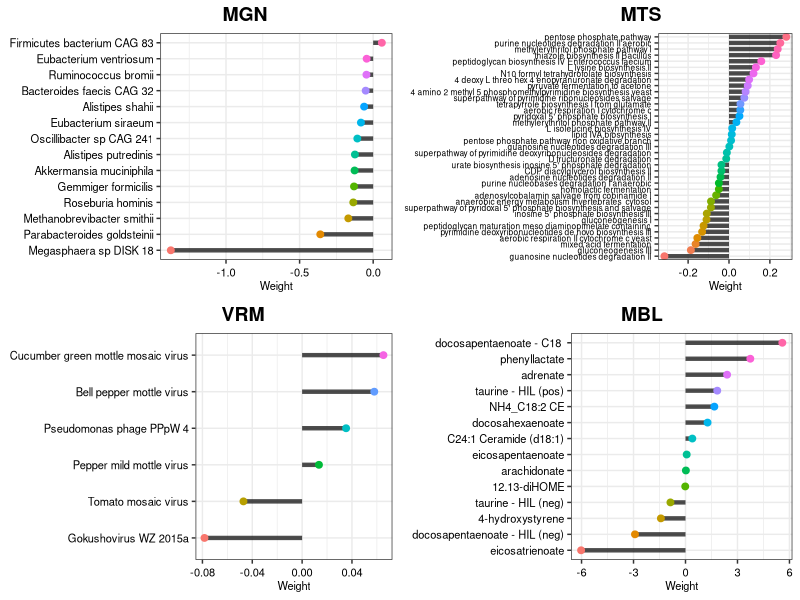
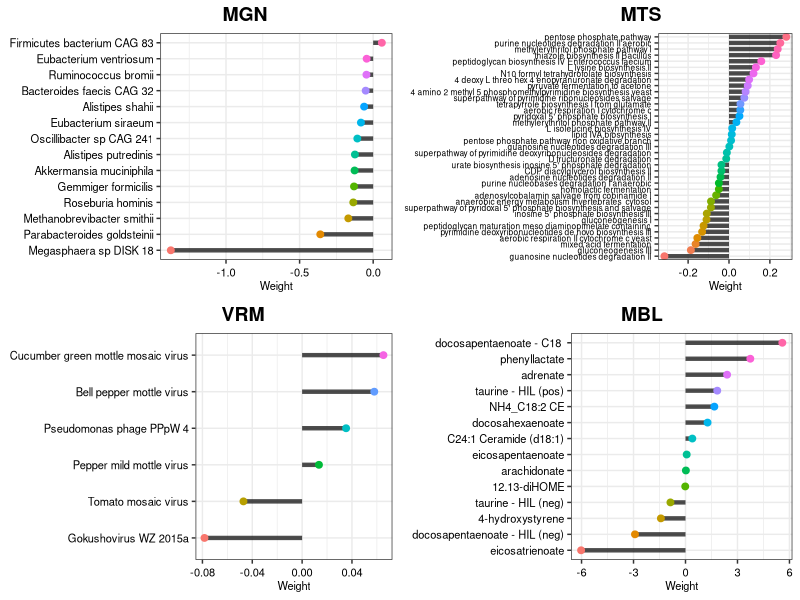

These figures' R source, in order:
# setwd("/Users/johnsterrett/Research-Projects/Team-rotation/poly-omics-scores/")
setwd("~/OneDrive - UCB-O365/Documents/GRADSCHOOL/PolyOmicsRotation/poly-omics-risk2")
library(tidyverse)
library(ggplot2)
library(data.table)
library(ggpubr)

mbl <- fread("metabolomics/variable_importance.txt", sep="\t", drop=1)
mgn <- fread("metagenomics/variable_importance.txt", sep="\t", drop=1)
mts <- fread("metatranscriptomics/variable_importance.txt", sep="\t", drop=1)
vir <- fread("viromics/variable_importance.txt", sep="\t", drop=1)

# Add a column for omic
mbl$omic <- "MBL"; mgn$omic <- "MGN"; mts$omic <- "MTS"; vir$omic <- "VIR"

# mbl add a column for column
mbl$Column <- mbl$Feature %>% 
    as.character() %>% 
    sapply(function(x) substr(x, 1, 4)) 

mbl$Column <- mbl$Column %>% 
    sapply(function(x) ifelse(x=="C18n", yes="C18 ",
                              no=ifelse(x=="C8p_", yes="C8",
                                        no=ifelse(x=="HILn", yes="HIL (neg)",
                                                  no="HIL (pos)"))))


mbl$variable <- mbl$variable %>% as.character()
mbl$new_variable <- mbl$variable


for(m in unique(mbl$variable)){
    if(nrow(mbl %>% filter(variable==m)) > 1){
        mbl[mbl$variable==m,] <- mbl[mbl$variable==m,] %>% 
            unite("variable", c(variable, Column), sep = " - ",
                  remove=F)
    }
}

# update MTS pathway names
mts$variable <- mts$variable %>% sapply(function(x) str_split(x, ":", simplify = T)[1,2])

# remove _
mgn$variable <- mgn$variable %>% sapply(function(x) gsub("_", " ", x, fixed=TRUE))
vir$variable <- vir$variable %>% sapply(function(x) gsub("_", " ", x, fixed=TRUE))


# plotting
make_plot <- function(data, feature_text_scaling) {
    
    data$variable <- reorder(data$variable, data$Estimate)
    
    ggplot(data) +
        geom_segment(
            aes(
                x = variable,
                y = 0,
                xend = variable,
                yend = Estimate
            ),
            size = 1.5,
            alpha = 0.7
        ) +
        geom_point(aes(x = variable, y = Estimate, col = variable),
                   size = 2,
                   show.legend = F) +
        coord_flip() +
        labs(y = "Weight", x = NULL, title = "") +
        theme_bw() +
        theme(
            axis.text.x = element_text(
                color = "black",
                size = 8,
                angle = 0,
                hjust = .5,
                vjust = .5
            ),
            axis.text.y = element_text(
                color = "black",
                size = feature_text_scaling,
                angle = 0
            ),
            axis.title.x = element_text(
                color = "black",
                size = 8,
                angle = 0
            ),
            axis.title.y = element_text(
                color = "black",
                size = 13,
                angle = 90
            )
        )
}



mgn_plot <- make_plot(mgn, feature_text_scaling=8)
mts_plot <- make_plot(mts, feature_text_scaling=6)
vir_plot <- make_plot(vir, feature_text_scaling=8)
mbl_plot <- make_plot(mbl, feature_text_scaling=8)

p <- ggarrange(mgn_plot, mts_plot, vir_plot, mbl_plot,
               labels = c("MGN", "MTS", "VRM", "MBL"), align = "h", 
               label.x = c(0.5, 0.5, 0.5, 0.5) 
               )

p
ggsave("variable_importance_quad.png", height = 8)



